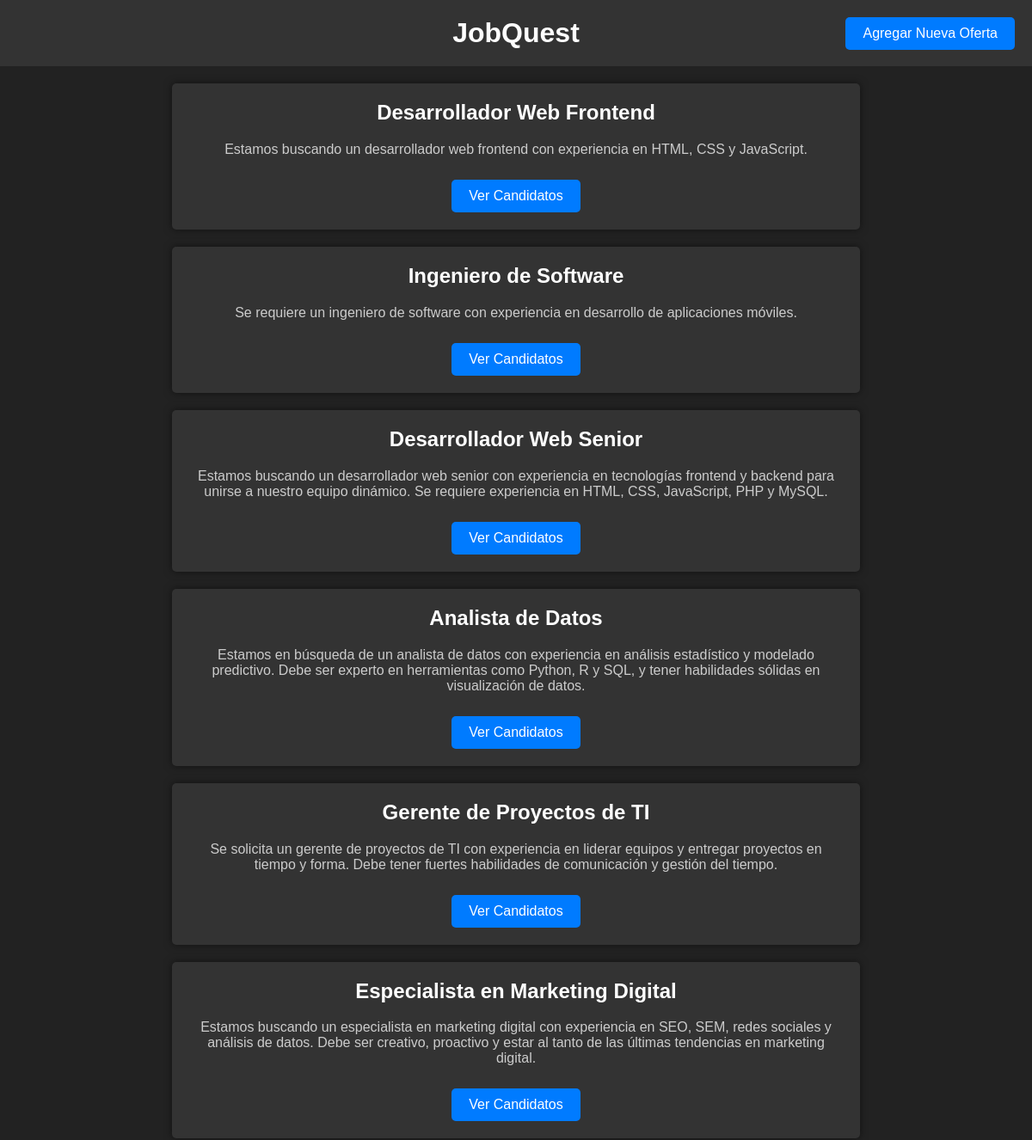
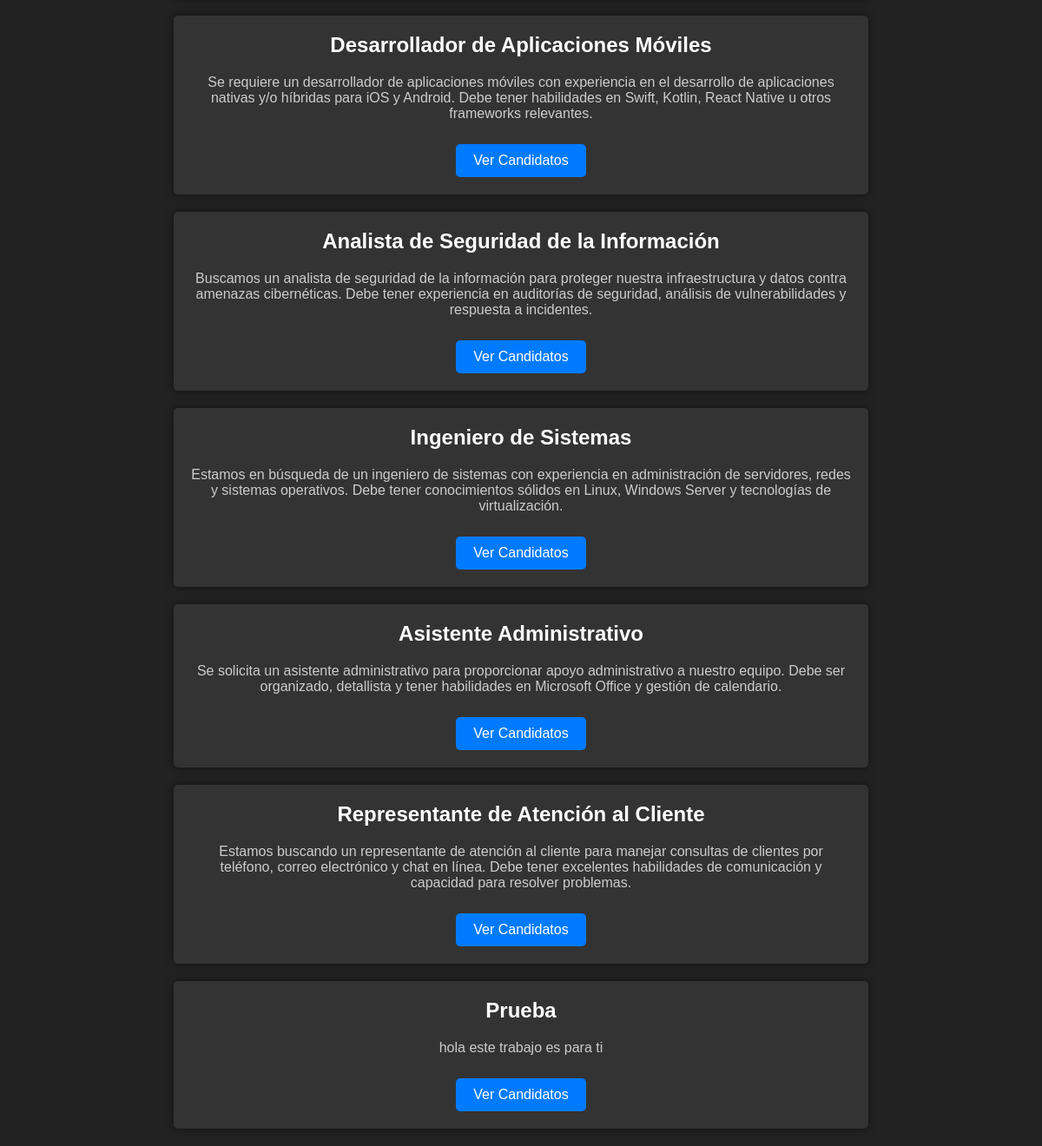
Page /contratar_personal.php on the committed database (2 pictures, top to bottom).
### tables this page shows
CREATE TABLE `ofertas_trabajo` (
  `Identificador` int(11) NOT NULL,
  `titulo` varchar(255) NOT NULL,
  `descripcion` text NOT NULL
);

### contratar_personal.php (the view, shortened to what this page needs)
<!DOCTYPE html>
<html lang="es">
<head>
    <link rel="stylesheet" href="css/estiloContratar.css">
</head>
<body>
<?php include 'cabecera.php';
$servername = "localhost";
$username = "examenmarcas";
$password = "examenmarcas";
$database = "proyectofinal";
$conn = new mysqli($servername, $username, $password, $database);
$sql = "SELECT Identificador, titulo, descripcion FROM ofertas_trabajo";
$result = $conn->query($sql);
?>
<div class="container">
    <?php
    if ($result->num_rows > 0) {
        while($row = $result->fetch_assoc()) {
            echo "<div class='job-offer'>";
            echo "<h2>" . $row["titulo"] . "</h2>";
            echo "<p>" . $row["descripcion"] . "</p>";
            echo "<a href='ver_candidatos.php?Identificador=" . $row["Identificador"] . "'>Ver Candidatos</a>";
            echo "</div>";
        }
    } else {
        echo "No hay ofertas de trabajo disponibles.";
    }
    ?>
</div>
<div class="add-offer-button">
    <a href="agregar_oferta.php" class="add-offer-link">Agregar Nueva Oferta</a>
</div>
</body>
</html>

### css/estiloContratar.css (style rules this page uses)
body { font-family: Arial, sans-serif; margin: 0; padding: 0; background-color: #222; color: #fff; }
.container { width: 80%; max-width: 800px; margin: 20px auto; }
.job-offer { background-color: #333; padding: 20px; margin-bottom: 20px; border-radius: 5px; box-shadow: 0 0 10px rgba(0, 0, 0, 0.5); text-align: center; }
.job-offer h2 { margin-top: 0; }
.job-offer p { color: #ccc; }
.job-offer a { display: inline-block; margin-top: 10px; padding: 10px 20px; background-color: #007bff; color: #fff; text-decoration: none; border-radius: 5px; transition: background-color 0.3s ease; }
.add-offer-button { position: fixed; top: 20px; right: 20px; }
.add-offer-link { display: inline-block; padding: 10px 20px; background-color: #007bff; color: #fff; text-decoration: none; border-radius: 5px; transition: background-color 0.3s ease; }

### rows in the picture
ofertas_trabajo: titulo "Desarrollador Web Frontend", descripcion "Estamos buscando un desarrollador web frontend con experiencia en HTML, CSS y JavaScript."
ofertas_trabajo: titulo "Ingeniero de Software", descripcion "Se requiere un ingeniero de software con experiencia en desarrollo de aplicaciones móviles."
ofertas_trabajo: titulo "Desarrollador Web Senior", descripcion "Estamos buscando un desarrollador web senior con experiencia en tecnologías frontend y backend para unirse a nuestro equipo dinámico. Se requiere experiencia en HTML, CSS, JavaScript, PHP y MySQL."
ofertas_trabajo: titulo "Analista de Datos", descripcion "Estamos en búsqueda de un analista de datos con experiencia en análisis estadístico y modelado predictivo. Debe ser experto en herramientas como Python, R y SQL, y tener habilidades sólidas en visualización de datos."
ofertas_trabajo: titulo "Gerente de Proyectos de TI", descripcion "Se solicita un gerente de proyectos de TI con experiencia en liderar equipos y entregar proyectos en tiempo y forma. Debe tener fuertes habilidades de comunicación y gestión del tiempo."
ofertas_trabajo: titulo "Especialista en Marketing Digital", descripcion "Estamos buscando un especialista en marketing digital con experiencia en SEO, SEM, redes sociales y análisis de datos. Debe ser creativo, proactivo y estar al tanto de las últimas tendencias en marketing digital."
ofertas_trabajo: titulo "Desarrollador de Aplicaciones Móviles", descripcion "Se requiere un desarrollador de aplicaciones móviles con experiencia en el desarrollo de aplicaciones nativas y/o híbridas para iOS y Android. Debe tener habilidades en Swift, Kotlin, React Native u otros frameworks relevantes."
ofertas_trabajo: titulo "Analista de Seguridad de la Información", descripcion "Buscamos un analista de seguridad de la información para proteger nuestra infraestructura y datos contra amenazas cibernéticas. Debe tener experiencia en auditorías de seguridad, análisis de vulnerabilidades y respuesta a incidentes."
ofertas_trabajo: titulo "Ingeniero de Sistemas", descripcion "Estamos en búsqueda de un ingeniero de sistemas con experiencia en administración de servidores, redes y sistemas operativos. Debe tener conocimientos sólidos en Linux, Windows Server y tecnologías de virtualización."
ofertas_trabajo: titulo "Asistente Administrativo", descripcion "Se solicita un asistente administrativo para proporcionar apoyo administrativo a nuestro equipo. Debe ser organizado, detallista y tener habilidades en Microsoft Office y gestión de calendario."
ofertas_trabajo: titulo "Representante de Atención al Cliente", descripcion "Estamos buscando un representante de atención al cliente para manejar consultas de clientes por teléfono, correo electrónico y chat en línea. Debe tener excelentes habilidades de comunicación y capacidad para resolver problemas."
ofertas_trabajo: titulo "Prueba", descripcion "hola este trabajo es para ti"
